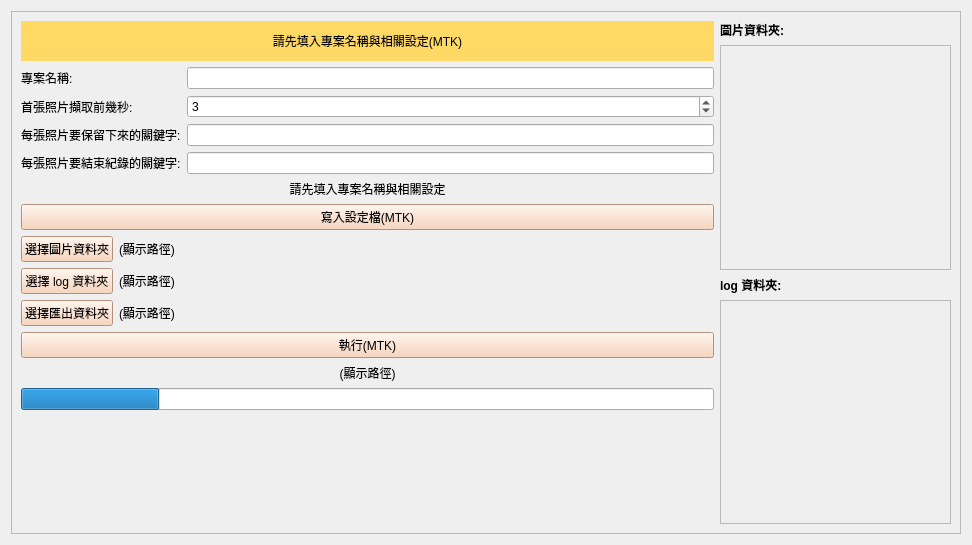
<?xml version="1.0" encoding="UTF-8"?>
<ui version="4.0">
 <class>Form</class>
 <widget class="QWidget" name="Form">
  <property name="geometry">
   <rect>
    <x>0</x>
    <y>0</y>
    <width>972</width>
    <height>545</height>
   </rect>
  </property>
  <property name="windowTitle">
   <string>Form</string>
  </property>
  <layout class="QHBoxLayout" name="horizontalLayout">
   <item>
    <widget class="QScrollArea" name="scrollArea_3">
     <property name="widgetResizable">
      <bool>true</bool>
     </property>
     <widget class="QWidget" name="scrollAreaWidgetContents_3">
      <property name="geometry">
       <rect>
        <x>0</x>
        <y>0</y>
        <width>958</width>
        <height>531</height>
       </rect>
      </property>
      <layout class="QHBoxLayout" name="horizontalLayout_2" stretch="3,1">
       <item>
        <layout class="QVBoxLayout" name="verticalLayout">
         <item>
          <widget class="QLabel" name="label">
           <property name="minimumSize">
            <size>
             <width>0</width>
             <height>40</height>
            </size>
           </property>
           <property name="cursor">
            <cursorShape>IBeamCursor</cursorShape>
           </property>
           <property name="mouseTracking">
            <bool>true</bool>
           </property>
           <property name="focusPolicy">
            <enum>Qt::ClickFocus</enum>
           </property>
           <property name="styleSheet">
            <string notr="true">background:rgb(255, 217, 102); 
text-align:center;
color: black;</string>
           </property>
           <property name="text">
            <string>請先填入專案名稱與相關設定(MTK)</string>
           </property>
           <property name="scaledContents">
            <bool>false</bool>
           </property>
           <property name="alignment">
            <set>Qt::AlignCenter</set>
           </property>
           <property name="textInteractionFlags">
            <set>Qt::LinksAccessibleByMouse|Qt::TextSelectableByMouse</set>
           </property>
          </widget>
         </item>
         <item>
          <layout class="QGridLayout" name="gridLayout">
           <item row="3" column="0">
            <widget class="QLabel" name="label_5">
             <property name="styleSheet">
              <string notr="true"/>
             </property>
             <property name="text">
              <string>每張照片要結束紀錄的關鍵字:</string>
             </property>
            </widget>
           </item>
           <item row="2" column="0">
            <widget class="QLabel" name="label_4">
             <property name="styleSheet">
              <string notr="true"/>
             </property>
             <property name="text">
              <string>每張照片要保留下來的關鍵字:</string>
             </property>
            </widget>
           </item>
           <item row="2" column="1">
            <widget class="QLineEdit" name="filterKeywordText"/>
           </item>
           <item row="1" column="1">
            <widget class="QSpinBox" name="prevSecClipSpinbox">
             <property name="keyboardTracking">
              <bool>false</bool>
             </property>
             <property name="minimum">
              <number>1</number>
             </property>
             <property name="maximum">
              <number>5</number>
             </property>
             <property name="value">
              <number>3</number>
             </property>
            </widget>
           </item>
           <item row="3" column="1">
            <widget class="QLineEdit" name="endKeywordEntry"/>
           </item>
           <item row="0" column="1">
            <widget class="QLineEdit" name="projectNameEntry"/>
           </item>
           <item row="0" column="0">
            <widget class="QLabel" name="label_2">
             <property name="styleSheet">
              <string notr="true"/>
             </property>
             <property name="text">
              <string>專案名稱:</string>
             </property>
            </widget>
           </item>
           <item row="1" column="0">
            <widget class="QLabel" name="label_3">
             <property name="styleSheet">
              <string notr="true"/>
             </property>
             <property name="text">
              <string>首張照片擷取前幾秒:</string>
             </property>
            </widget>
           </item>
          </layout>
         </item>
         <item>
          <widget class="QLabel" name="configStatusLabel">
           <property name="text">
            <string>請先填入專案名稱與相關設定</string>
           </property>
           <property name="alignment">
            <set>Qt::AlignCenter</set>
           </property>
          </widget>
         </item>
         <item>
          <widget class="QPushButton" name="configButton">
           <property name="cursor">
            <cursorShape>OpenHandCursor</cursorShape>
           </property>
           <property name="mouseTracking">
            <bool>false</bool>
           </property>
           <property name="styleSheet">
            <string notr="true">background:rgb(248, 203, 173); 
color: black;</string>
           </property>
           <property name="text">
            <string>寫入設定檔(MTK)</string>
           </property>
          </widget>
         </item>
         <item>
          <layout class="QGridLayout" name="gridLayout_2" columnstretch="0,1">
           <item row="0" column="0">
            <widget class="QPushButton" name="readImagesDirButton">
             <property name="sizePolicy">
              <sizepolicy hsizetype="Preferred" vsizetype="Maximum">
               <horstretch>0</horstretch>
               <verstretch>0</verstretch>
              </sizepolicy>
             </property>
             <property name="cursor">
              <cursorShape>OpenHandCursor</cursorShape>
             </property>
             <property name="styleSheet">
              <string notr="true">background:rgb(248, 203, 173); 
color: black;</string>
             </property>
             <property name="text">
              <string>選擇圖片資料夾</string>
             </property>
            </widget>
           </item>
           <item row="1" column="1">
            <widget class="QLabel" name="readLogDirLabel">
             <property name="cursor">
              <cursorShape>IBeamCursor</cursorShape>
             </property>
             <property name="text">
              <string>(顯示路徑)</string>
             </property>
             <property name="wordWrap">
              <bool>true</bool>
             </property>
             <property name="textInteractionFlags">
              <set>Qt::LinksAccessibleByMouse|Qt::TextSelectableByMouse</set>
             </property>
            </widget>
           </item>
           <item row="0" column="1">
            <widget class="QLabel" name="readImagesDirLabel">
             <property name="sizePolicy">
              <sizepolicy hsizetype="Minimum" vsizetype="Minimum">
               <horstretch>0</horstretch>
               <verstretch>0</verstretch>
              </sizepolicy>
             </property>
             <property name="cursor">
              <cursorShape>IBeamCursor</cursorShape>
             </property>
             <property name="text">
              <string>(顯示路徑)</string>
             </property>
             <property name="wordWrap">
              <bool>true</bool>
             </property>
             <property name="textInteractionFlags">
              <set>Qt::LinksAccessibleByMouse|Qt::TextSelectableByMouse</set>
             </property>
            </widget>
           </item>
           <item row="2" column="1">
            <widget class="QLabel" name="outputDirLabel">
             <property name="cursor">
              <cursorShape>IBeamCursor</cursorShape>
             </property>
             <property name="text">
              <string>(顯示路徑)</string>
             </property>
             <property name="wordWrap">
              <bool>true</bool>
             </property>
             <property name="textInteractionFlags">
              <set>Qt::LinksAccessibleByMouse|Qt::TextSelectableByMouse</set>
             </property>
            </widget>
           </item>
           <item row="1" column="0">
            <widget class="QPushButton" name="readLogDirButton">
             <property name="sizePolicy">
              <sizepolicy hsizetype="Preferred" vsizetype="Maximum">
               <horstretch>0</horstretch>
               <verstretch>0</verstretch>
              </sizepolicy>
             </property>
             <property name="cursor">
              <cursorShape>OpenHandCursor</cursorShape>
             </property>
             <property name="styleSheet">
              <string notr="true">background:rgb(248, 203, 173); 
color: black;</string>
             </property>
             <property name="text">
              <string>選擇 log 資料夾</string>
             </property>
            </widget>
           </item>
           <item row="2" column="0">
            <widget class="QPushButton" name="outputDirButton">
             <property name="sizePolicy">
              <sizepolicy hsizetype="Preferred" vsizetype="Maximum">
               <horstretch>0</horstretch>
               <verstretch>0</verstretch>
              </sizepolicy>
             </property>
             <property name="cursor">
              <cursorShape>OpenHandCursor</cursorShape>
             </property>
             <property name="styleSheet">
              <string notr="true">background:rgb(248, 203, 173); 
color: black;</string>
             </property>
             <property name="text">
              <string>選擇匯出資料夾</string>
             </property>
            </widget>
           </item>
          </layout>
         </item>
         <item>
          <widget class="QPushButton" name="executeParserButton">
           <property name="cursor">
            <cursorShape>OpenHandCursor</cursorShape>
           </property>
           <property name="styleSheet">
            <string notr="true">background:rgb(248, 203, 173); 
color: black;</string>
           </property>
           <property name="text">
            <string>執行(MTK)</string>
           </property>
          </widget>
         </item>
         <item>
          <widget class="QLabel" name="statusLabel">
           <property name="text">
            <string>(顯示路徑)</string>
           </property>
           <property name="alignment">
            <set>Qt::AlignCenter</set>
           </property>
          </widget>
         </item>
         <item>
          <widget class="QProgressBar" name="executeParserProgressBar">
           <property name="value">
            <number>20</number>
           </property>
           <property name="textVisible">
            <bool>false</bool>
           </property>
          </widget>
         </item>
         <item>
          <spacer name="verticalSpacer">
           <property name="orientation">
            <enum>Qt::Vertical</enum>
           </property>
           <property name="sizeHint" stdset="0">
            <size>
             <width>20</width>
             <height>40</height>
            </size>
           </property>
          </spacer>
         </item>
        </layout>
       </item>
       <item>
        <layout class="QVBoxLayout" name="verticalLayout_6">
         <item>
          <layout class="QVBoxLayout" name="verticalLayout_3">
           <item>
            <widget class="QLabel" name="label_11">
             <property name="styleSheet">
              <string notr="true">font:Bold</string>
             </property>
             <property name="text">
              <string>圖片資料夾:</string>
             </property>
            </widget>
           </item>
           <item>
            <widget class="QScrollArea" name="scrollArea">
             <property name="minimumSize">
              <size>
               <width>180</width>
               <height>0</height>
              </size>
             </property>
             <property name="verticalScrollBarPolicy">
              <enum>Qt::ScrollBarAsNeeded</enum>
             </property>
             <property name="widgetResizable">
              <bool>true</bool>
             </property>
             <widget class="QWidget" name="scrollAreaWidgetContents">
              <property name="geometry">
               <rect>
                <x>0</x>
                <y>0</y>
                <width>229</width>
                <height>240</height>
               </rect>
              </property>
              <layout class="QVBoxLayout" name="verticalLayout_2">
               <item>
                <widget class="QLabel" name="photo_list_label">
                 <property name="text">
                  <string/>
                 </property>
                </widget>
               </item>
              </layout>
             </widget>
            </widget>
           </item>
          </layout>
         </item>
         <item>
          <layout class="QVBoxLayout" name="verticalLayout_5">
           <item>
            <widget class="QLabel" name="label_12">
             <property name="styleSheet">
              <string notr="true">font:Bold;
</string>
             </property>
             <property name="text">
              <string>log 資料夾:</string>
             </property>
            </widget>
           </item>
           <item>
            <widget class="QScrollArea" name="scrollArea_2">
             <property name="widgetResizable">
              <bool>true</bool>
             </property>
             <widget class="QWidget" name="scrollAreaWidgetContents_2">
              <property name="geometry">
               <rect>
                <x>0</x>
                <y>0</y>
                <width>229</width>
                <height>239</height>
               </rect>
              </property>
              <layout class="QVBoxLayout" name="verticalLayout_4">
               <item>
                <widget class="QLabel" name="log_list_label">
                 <property name="text">
                  <string/>
                 </property>
                </widget>
               </item>
              </layout>
             </widget>
            </widget>
           </item>
          </layout>
         </item>
        </layout>
       </item>
      </layout>
     </widget>
    </widget>
   </item>
  </layout>
 </widget>
 <resources/>
 <connections/>
</ui>
